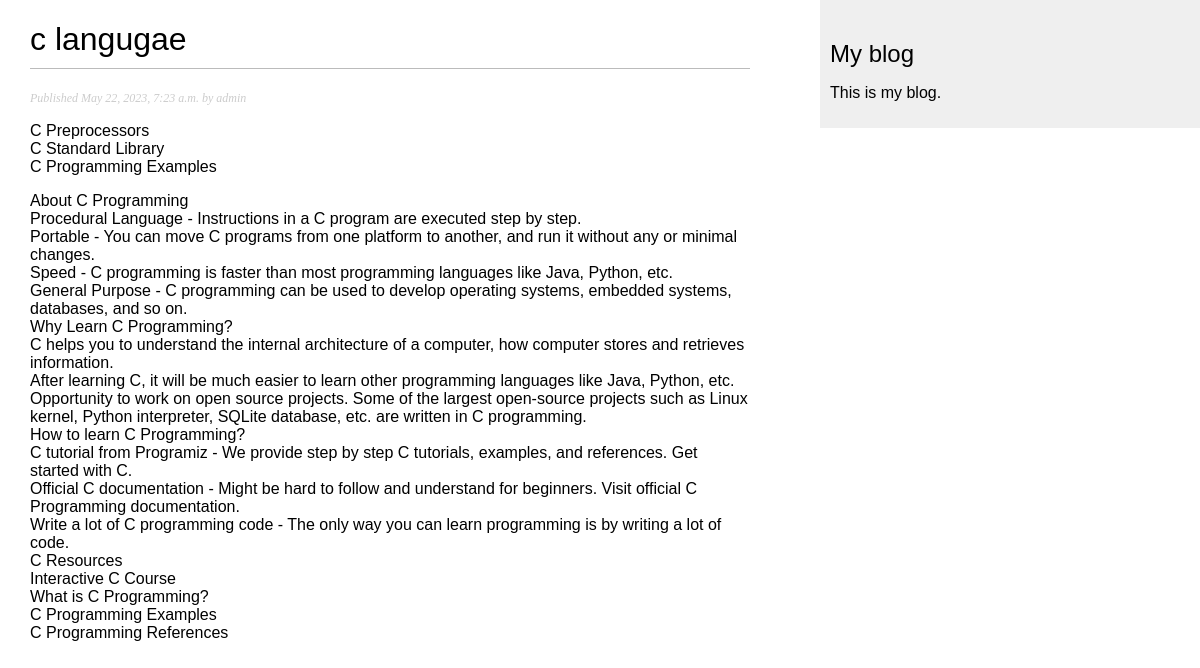
The app's page /blog/2023/5/22/c-langugae/ with its own data.
### blog/models.py (models this page shows, shortened)
class Post(models.Model):
    STATUS_CHOICES = (
        ('draft','Draft'),
        ('published','Published'),
    )
    title = models.CharField(max_length=250)
    slug = models.SlugField(max_length=250,unique_for_date='publish')
    author = models.ForeignKey(User,on_delete=models.CASCADE,related_name='blog_posts')
    body = models.TextField()
    publish = models.DateTimeField(default=timezone.now)
    created = models.DateTimeField(auto_now_add=True)
    updated = models.DateTimeField(auto_now=True)
    status = models.CharField(max_length=10,choices=STATUS_CHOICES,default='draft')
    objects = models.Manager()     #The default manager
    published = PublishedManager() #Our custom manager
    class Meta:
        ordering = ('-publish',)

### blog/views.py (the view)
def post_detail(request,year,month,day,post):
    post = get_object_or_404(Post,
                             slug = post ,
                             status = 'published',
                             publish__year = year,
                             publish__month = month,
                             publish__day = day)
    return render(request,'blog/post/detail.html',{'post':post})

### blog/templates/blog/post/detail.html (shortened to what this page needs)
{% extends "blog/base.html" %}
{% block  content %}
    <h1>{{post.title}}</h1>
    <p class="date">
        Published {{ post.publish }} by {{post.author}}
    </p>
    {{post.body|linebreaks}}
{% endblock %}

### blog/static/css/blog.css (style rules this page uses)
body { margin:0; padding:0; font-family:helvetica, sans-serif; }
h1 { font-weight:normal; border-bottom:1px solid #bbb; padding:0 0 10px 0; }
p.date { color:#ccc; font-family: georgia, serif; font-size: 12px; font-style: italic; }

### records on screen
Post: title "c langugae", publish "May 22, 2023, 7:23 a.m.", author "admin", body "C Preprocessors C Standard Library C Programming Examples About C Programming Procedural Language - Instructions in a C program are executed step by step. Portable - You can move C programs from one platform to another, and run it without any or minimal changes. Speed - C programming is faster than most programming languages like Java, Python, etc. General Purpose - C programming can be used to develop operating systems, embedded systems, databases, and so on. Why Learn C Programming? C helps you to understand the internal architecture of a computer, how computer stores and retrieves information. After learning C, it will be much easier to learn other programming languages like Java,…"
